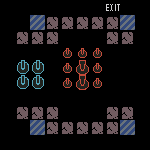

The image is a tile-based game level rendered from a .tmx file. Its description and complete source (layers, tilesets, objects, tile grids) follow:
An orthogonal 10x10 tile map with 15x15 px tiles, 1 tile layer (Layer2) and 2 objects (78, 27).

<map version="1.2" tiledversion="1.2.4" orientation="orthogonal" renderorder="right-down" width="10" height="10" tilewidth="15" tileheight="15" infinite="0" nextlayerid="3" nextobjectid="10">
 <tileset firstgid="1" source="tileset.tsx" />
 <layer id="1" name="Layer2" width="10" height="10">
  <data encoding="csv">
0,0,0,0,0,0,0,9,0,0,
0,0,4,11,11,11,11,11,4,0,
0,11,11,11,0,0,0,11,11,0,
0,0,0,0,2147483660,2147483660,2147483660,0,0,0,
0,6,6,0,2147483660,2147483661,2147483660,0,0,0,
0,6,6,0,2147483660,2147483661,2147483660,0,0,0,
0,0,0,0,0,0,0,0,0,0,
0,11,11,11,0,0,0,11,11,0,
0,0,4,11,11,11,11,11,4,0,
0,0,0,0,0,0,0,0,0,0
</data>
 </layer>
 <objectgroup id="2" name="Cha">
  <object id="7" name="78" x="135" y="90" width="15" height="15" />
  <object id="9" name="27" x="15" y="15" width="15" height="15" />
 </objectgroup>
</map>
